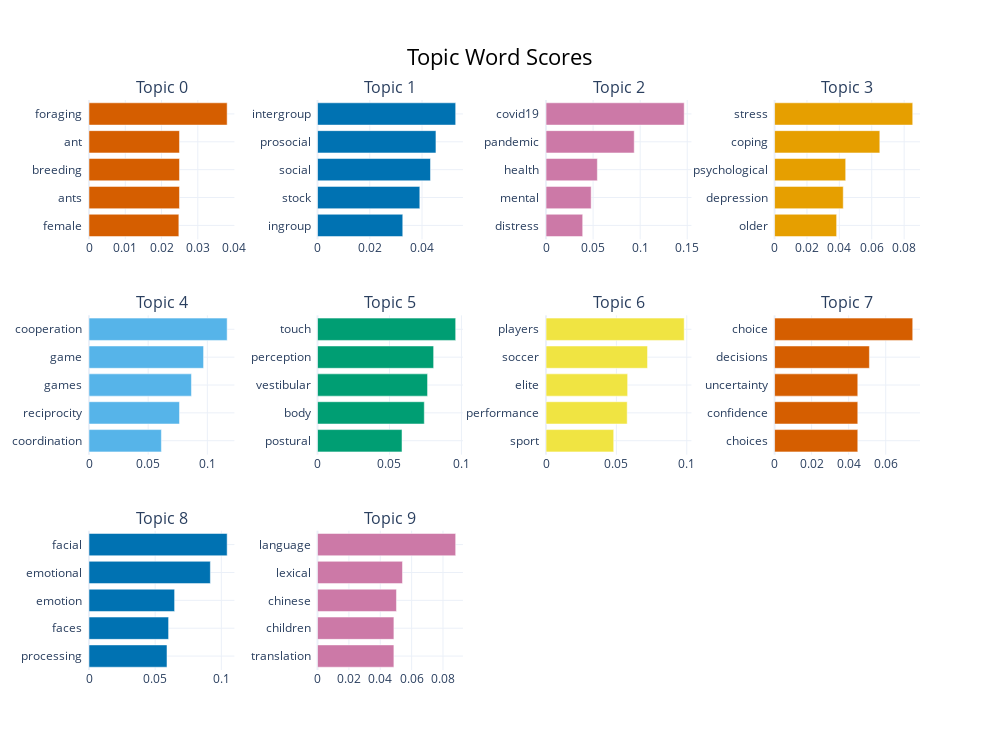

The notebook cell saved with this chart:
### Code cell
#topic_model.visualize_topics(top_n_topics=10)
topic_model.visualize_barchart(top_n_topics=10)

### Figure 1 — Plotly figure (JSON) as saved in the notebook; plotly's stock layout.template omitted (floating-point values rounded to 4 significant figures)
{"data": [{"marker": {"color": "#D55E00"}, "orientation": "h", "type": "bar", "x": [0.02477, 0.02495, 0.02495, 0.02495, 0.03809], "xaxis": "x", "y": ["female  ", "ants  ", "breeding  ", "ant  ", "foraging  "], "yaxis": "y"}, {"marker": {"color": "#0072B2"}, "orientation": "h", "type": "bar", "x": [0.03263, 0.03916, 0.04325, 0.04534, 0.05289], "xaxis": "x2", "y": ["ingroup  ", "stock  ", "social  ", "prosocial  ", "intergroup  "], "yaxis": "y2"}, {"marker": {"color": "#CC79A7"}, "orientation": "h", "type": "bar", "x": [0.03893, 0.04792, 0.0545, 0.09368, 0.1468], "xaxis": "x3", "y": ["distress  ", "mental  ", "health  ", "pandemic  ", "covid19  "], "yaxis": "y3"}, {"marker": {"color": "#E69F00"}, "orientation": "h", "type": "bar", "x": [0.03832, 0.0424, 0.04391, 0.06498, 0.08531], "xaxis": "x4", "y": ["older  ", "depression  ", "psychological  ", "coping  ", "stress  "], "yaxis": "y4"}, {"marker": {"color": "#56B4E9"}, "orientation": "h", "type": "bar", "x": [0.06116, 0.07645, 0.08656, 0.0968, 0.1167], "xaxis": "x5", "y": ["coordination  ", "reciprocity  ", "games  ", "game  ", "cooperation  "], "yaxis": "y5"}, {"marker": {"color": "#009E73"}, "orientation": "h", "type": "bar", "x": [0.05871, 0.07419, 0.07645, 0.08067, 0.096], "xaxis": "x6", "y": ["postural  ", "body  ", "vestibular  ", "perception  ", "touch  "], "yaxis": "y6"}, {"marker": {"color": "#F0E442"}, "orientation": "h", "type": "bar", "x": [0.04808, 0.05768, 0.05799, 0.07212, 0.09818], "xaxis": "x7", "y": ["sport  ", "performance  ", "elite  ", "soccer  ", "players  "], "yaxis": "y7"}, {"marker": {"color": "#D55E00"}, "orientation": "h", "type": "bar", "x": [0.04492, 0.04492, 0.04492, 0.0512, 0.07459], "xaxis": "x8", "y": ["choices  ", "confidence  ", "uncertainty  ", "decisions  ", "choice  "], "yaxis": "y8"}, {"marker": {"color": "#0072B2"}, "orientation": "h", "type": "bar", "x": [0.05893, 0.06015, 0.06469, 0.09171, 0.1044], "xaxis": "x9", "y": ["processing  ", "faces  ", "emotion  ", "emotional  ", "facial  "], "yaxis": "y9"}, {"marker": {"color": "#CC79A7"}, "orientation": "h", "type": "bar", "x": [0.04869, 0.04869, 0.05033, 0.05417, 0.08808], "xaxis": "x10", "y": ["translation  ", "children  ", "chinese  ", "lexical  ", "language  "], "yaxis": "y10"}], "layout": {"annotations": [{"font": {"size": 16}, "showarrow": false, "text": "Topic 0", "x": 0.0875, "xanchor": "center", "xref": "paper", "y": 1, "yanchor": "bottom", "yref": "paper"}, {"font": {"size": 16}, "showarrow": false, "text": "Topic 1", "x": 0.3625, "xanchor": "center", "xref": "paper", "y": 1, "yanchor": "bottom", "yref": "paper"}, {"font": {"size": 16}, "showarrow": false, "text": "Topic 2", "x": 0.6375, "xanchor": "center", "xref": "paper", "y": 1, "yanchor": "bottom", "yref": "paper"}, {"font": {"size": 16}, "showarrow": false, "text": "Topic 3", "x": 0.9125, "xanchor": "center", "xref": "paper", "y": 1, "yanchor": "bottom", "yref": "paper"}, {"font": {"size": 16}, "showarrow": false, "text": "Topic 4", "x": 0.0875, "xanchor": "center", "xref": "paper", "y": 0.6222, "yanchor": "bottom", "yref": "paper"}, {"font": {"size": 16}, "showarrow": false, "text": "Topic 5", "x": 0.3625, "xanchor": "center", "xref": "paper", "y": 0.6222, "yanchor": "bottom", "yref": "paper"}, {"font": {"size": 16}, "showarrow": false, "text": "Topic 6", "x": 0.6375, "xanchor": "center", "xref": "paper", "y": 0.6222, "yanchor": "bottom", "yref": "paper"}, {"font": {"size": 16}, "showarrow": false, "text": "Topic 7", "x": 0.9125, "xanchor": "center", "xref": "paper", "y": 0.6222, "yanchor": "bottom", "yref": "paper"}, {"font": {"size": 16}, "showarrow": false, "text": "Topic 8", "x": 0.0875, "xanchor": "center", "xref": "paper", "y": 0.2444, "yanchor": "bottom", "yref": "paper"}, {"font": {"size": 16}, "showarrow": false, "text": "Topic 9", "x": 0.3625, "xanchor": "center", "xref": "paper", "y": 0.2444, "yanchor": "bottom", "yref": "paper"}], "height": 750, "hoverlabel": {"bgcolor": "white", "font": {"family": "Rockwell", "size": 16}}, "showlegend": false, "title": {"font": {"color": "Black", "size": 22}, "text": "Topic Word Scores", "x": 0.5, "xanchor": "center", "yanchor": "top"}, "width": 1000, "xaxis": {"anchor": "y", "domain": [0, 0.175], "showgrid": true}, "xaxis10": {"anchor": "y10", "domain": [0.275, 0.45], "showgrid": true}, "xaxis11": {"anchor": "y11", "domain": [0.55, 0.725], "showgrid": true}, "xaxis12": {"anchor": "y12", "domain": [0.825, 1], "showgrid": true}, "xaxis2": {"anchor": "y2", "domain": [0.275, 0.45], "showgrid": true}, "xaxis3": {"anchor": "y3", "domain": [0.55, 0.725], "showgrid": true}, "xaxis4": {"anchor": "y4", "domain": [0.825, 1], "showgrid": true}, "xaxis5": {"anchor": "y5", "domain": [0, 0.175], "showgrid": true}, "xaxis6": {"anchor": "y6", "domain": [0.275, 0.45], "showgrid": true}, "xaxis7": {"anchor": "y7", "domain": [0.55, 0.725], "showgrid": true}, "xaxis8": {"anchor": "y8", "domain": [0.825, 1], "showgrid": true}, "xaxis9": {"anchor": "y9", "domain": [0, 0.175], "showgrid": true}, "yaxis": {"anchor": "x", "domain": [0.7556, 1], "showgrid": true}, "yaxis10": {"anchor": "x10", "domain": [0, 0.2444], "showgrid": true}, "yaxis11": {"anchor": "x11", "domain": [0, 0.2444], "showgrid": true}, "yaxis12": {"anchor": "x12", "domain": [0, 0.2444], "showgrid": true}, "yaxis2": {"anchor": "x2", "domain": [0.7556, 1], "showgrid": true}, "yaxis3": {"anchor": "x3", "domain": [0.7556, 1], "showgrid": true}, "yaxis4": {"anchor": "x4", "domain": [0.7556, 1], "showgrid": true}, "yaxis5": {"anchor": "x5", "domain": [0.3778, 0.6222], "showgrid": true}, "yaxis6": {"anchor": "x6", "domain": [0.3778, 0.6222], "showgrid": true}, "yaxis7": {"anchor": "x7", "domain": [0.3778, 0.6222], "showgrid": true}, "yaxis8": {"anchor": "x8", "domain": [0.3778, 0.6222], "showgrid": true}, "yaxis9": {"anchor": "x9", "domain": [0, 0.2444], "showgrid": true}}}
